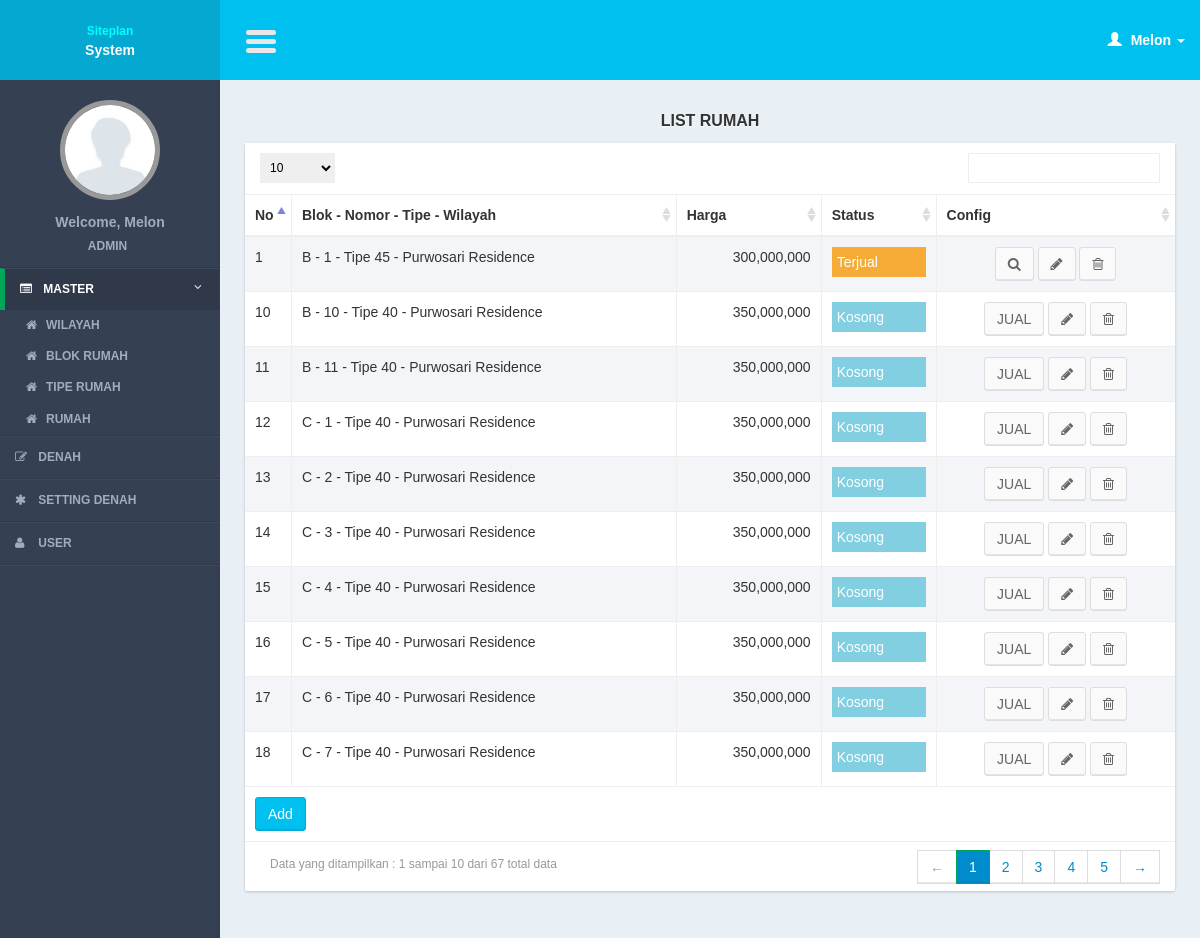
The page /controllers/master_table.php?page=list (signed in) on the database as committed earlier.
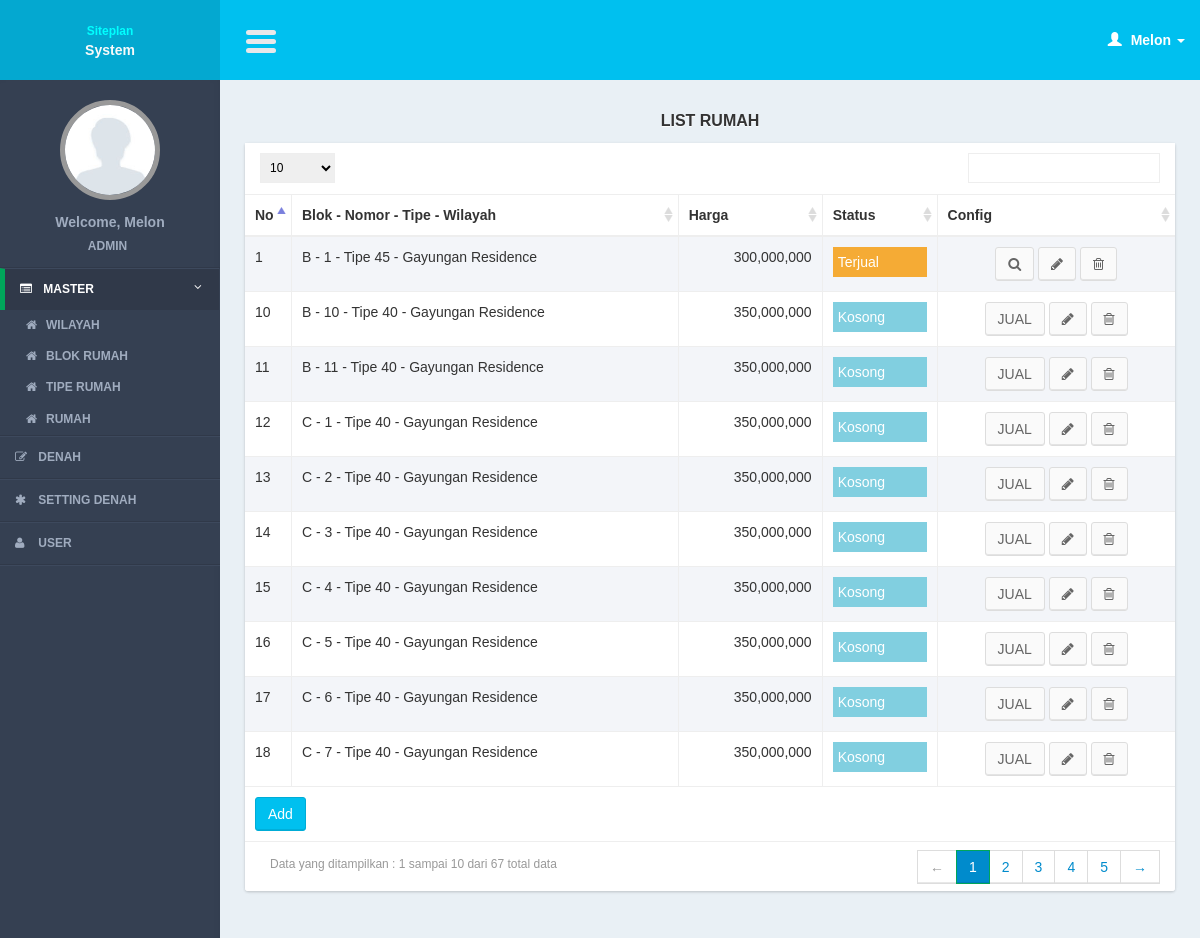
The same page on the database as committed later.
### tables this page shows
CREATE TABLE IF NOT EXISTS `tables` (
`table_id` int(11) NOT NULL,
  `tt_id` int(11) NOT NULL,
  `table_name` varchar(100) NOT NULL,
  `data_x` int(11) NOT NULL,
  `data_y` int(11) NOT NULL,
  `table_price` int(11) NOT NULL,
  `table_status` int(11) NOT NULL
);

CREATE TABLE IF NOT EXISTS `table_blocks` (
`tb_id` int(11) NOT NULL,
  `tb_name` varchar(100) NOT NULL,
  `building_id` int(11) NOT NULL
);

CREATE TABLE IF NOT EXISTS `table_types` (
`tt_id` int(11) NOT NULL,
  `tt_name` varchar(100) NOT NULL,
  `tb_id` int(11) NOT NULL,
  `tt_img` text NOT NULL,
  `tt_color` varchar(10) NOT NULL
);

CREATE TABLE IF NOT EXISTS `buildings` (
`building_id` int(11) NOT NULL,
  `building_name` varchar(100) NOT NULL,
  `building_img` text NOT NULL
);

### models/master_table_model.php (called while the page is built, shortened)
<?php
function select(){
	$query = mysql_query("select a.* , b.tt_name, c.tb_name, d.building_name as nama_gedung
							from tables a
							join table_types b on b.tt_id = a.tt_id
							join table_blocks c on c.tb_id = b.tb_id
							join buildings d on d.building_id = c.building_id
							order by table_id");
	return $query;
}
?>

### views/master_table/list.php (the view, shortened to what this page needs)
     <section class="content">
         <div class="row">
             <div class="col-xs-12">
                  <div class="title_page"> <?= $title ?></div>
                 <div class="box">
                     <div class="box-body2 table-responsive">
                         <table id="example1" class="table table-bordered table-striped">
                             <thead>
                                 <tr>
                                 <th width="5%">No</th>
                                     <th>Blok - Nomor - Tipe - Wilayah</th>
                                     <th>Harga</th>
                                     <th>Status</th>
                                     <th>Config</th>
                                 </tr>
                             </thead>
                             <tbody>
                                 <?php
                                $no = 1;
  while($row = mysql_fetch_array($query)){
                                 ?>
                                 <tr>
                                 <td><?= $no?></td>
                                    <td><?php echo $row['tb_name']?> - <?= $row['table_name']?> - <?php echo $row['tt_name']?> - <?php echo $row['nama_gedung']?></td>
                                     <td><?php echo tool_format_number($row['table_price']) ?></td>
                                     <td>
                                     <?php
                                     switch($row['table_status']){
		case 0: $status = "<div class='list_status1'>Kosong</div>"; break;
		case 1: $status = "<div class='list_status2'> Terjual</div>"; break;
	}
	echo $status;
	?>
                                     </td>
                                   <td style="text-align:center;">
                                   <?php
                                   if($row['table_status']==0){
  ?>
	 <a href="master_table.php?page=form_payment&id=<?= $row['table_id']?>" class="btn btn-default" >JUAL</a>
                                      <?php
  }else{
	 ?>
                                     <a href="master_table.php?page=form_payment&id=<?= $row['table_id']?>" class="btn btn-default" ><i class="fa fa-search"></i></a>
                                      <?php
                                     }
                                      ?>
                                         <a href="master_table.php?page=form&id=<?= $row['table_id']?>" class="btn btn-default" ><i class="fa fa-pencil"></i></a>
                                         <a href="javascript:void(0)" onclick="confirm_delete(<?= $row['table_id']; ?>,'master_table.php?page=delete&id=')" class="btn btn-default" ><i class="fa fa-trash-o"></i></a>
                                     </td>
                                 </tr>
                                 <?php
$no++;
                                 }
                                 ?>
                             </tbody>
                               <tfoot>
                                 <tr>
                                     <td colspan="5"><a href="<?= $add_button ?>" class="btn btn-info " >Add</a></td>
                                 </tr>
                             </tfoot>
                         </table>
                     </div>
                 </div>
             </div>
         </div>
     </section>

### controllers/master_table.php (shortened to what this page needs)
<?php
include '../lib/function.php';
include '../models/master_table_model.php';
$page = (isset($_GET['page'])) ? $_GET['page'] : "list";
$title = ucfirst("List Rumah");
switch ($page) {
	case 'list':
		get_header($title);
		$query = select();
		$add_button = "master_table.php?page=form";
		include '../views/master_table/list.php';
		get_footer();
	break;
}
?>

### views/layout/header.php (shortened to what this page needs)
<!DOCTYPE html>
<html>
    <head>
        <link href="../css/bootstrap.min.css" rel="stylesheet" type="text/css" />
        <link href="../css/font-awesome.min.css" rel="stylesheet" type="text/css" />
        <link href="../css/ionicons.min.css" rel="stylesheet" type="text/css" />
        <link href="../css/datatables/dataTables.bootstrap.css" rel="stylesheet" type="text/css" />
        <link href="../css/AdminLTE.css" rel="stylesheet" type="text/css" />
        <link href="../css/popModal.css" type="text/css" rel="stylesheet" >
        <link href="../css/preview.css" type="text/css" rel="stylesheet" >
        <link href="../css/iCheck/all.css" rel="stylesheet" type="text/css" />
        <link href="../css/daterangepicker/daterangepicker-bs3.css" rel="stylesheet" type="text/css" />
        <link href="../css/timepicker/bootstrap-timepicker.min.css" rel="stylesheet"/>
       <link href="../css/datepicker/datepicker.css" rel="stylesheet">
        <link href="../css/colorpicker/bootstrap-colorpicker.min.css" rel="stylesheet"/>
       <link rel="stylesheet" type="text/css" href="../css/lookup/bootstrap-select.css">
	   <link rel="stylesheet" type="text/css" href="../css/button/component.css" />
       <link rel="stylesheet" type="text/css" href="../css/tooltip/tooltip-classic.css" />
    </head>
    <body class="skin-blue">
        <header class="header">
            <a href="../index.php" class="logo" >
             <table width="100%" border="0" cellspacing="0" cellpadding="0">
              <tr>
                  <td width="86%" align="center"><span style="font-size:12px; font-weight:bold; color:#0FF">Siteplan</span><br><span style="font-weight:bold;">System</span></td>
              </tr>
            </table>
            </a>
            <nav class="navbar navbar-static-top" role="navigation">
                <a href="#" class="navbar-btn sidebar-toggle" data-toggle="offcanvas" role="button">
                    <span class="icon-bar"></span>
                    <span class="icon-bar"></span>
                    <span class="icon-bar"></span>
                </a>
                <div class="navbar-right">
                    <ul class="nav navbar-nav">
                        <li class="dropdown user user-menu">
                            <a href="#" class="dropdown-toggle" data-toggle="dropdown">
                                <i class="glyphicon glyphicon-user"></i>
                                <span>
                                    <?php
                                        $user_data = get_user_data();
                                        echo $user_data[0];
                                    ?>
                                     <i class="caret"></i></span>
                            </a>
                        </li>
                    </ul>
                </div>
            </nav>
        </header>
        <div class="wrapper row-offcanvas row-offcanvas-left">
            <?php
                include("../views/layout/left_side.php");
            ?>
            <aside class="right-side">

### views/layout/left_side.php
<aside class="left-side sidebar-offcanvas">
               <section class="sidebar">
                   <div class="user-panel">
                       <div class="image" style="text-align:center; margin-bottom:10px; margin-top:10px;">
                       	<?php
                            $user_data = get_user_data();
						if($user_data[2]==""){
							$img = "../img/user/default.jpg";
						}else{
							$img = "../img/user/".$user_data[2];
						}
						?>
                           <img src="<?= $img ?>" class="img-circle" alt="User Image" />
                       </div>
                       <div class="info" style="text-align:center;">
                           <p style="color:#a0acbf; ">
                                       <?php
                                       echo "Welcome, ".$user_data[0];
                                       ?>
                               </p>
                           <a style="color:#a0acbf;  "><?= $user_data[1]?></a>
                       </div>
                   </div>
                   <?php
                   if($_SESSION['user_type_id'] == 1){
				?>
                <ul class="sidebar-menu">
                 <li class="treeview <?php if(isset($_SESSION['menu_active']) && $_SESSION['menu_active'] == 1){ echo "active"; }?>">
                           <a href="#">
                               <i class="fa fa-list-alt"></i>
                               <span>Master</span>
                               <i class="fa fa-angle-left pull-right"></i>
                           </a>
                           <ul class="treeview-menu">
                               <li><a href="building.php?page=list"><i class="fa fa-home"></i>Wilayah</a></li>
                               <li><a href="table_block.php?page=list"><i class="fa fa-home"></i>Blok Rumah</a></li>
                               <li><a href="table_type.php?page=list"><i class="fa fa-home"></i>Tipe Rumah</a></li>
                               <li><a href="master_table.php?page=list"><i class="fa fa-home"></i>Rumah</a></li>
                           </ul>
                 </li>
                 <?php
				}
			  ?>
                  <li <?php if(isset($_SESSION['menu_active']) && $_SESSION['menu_active'] == 3){ echo "class='active'"; } ?>>
                           <a href="order.php">
                                <i class="fa fa-pencil-square-o"></i>
                               <span>Denah</span>
                           </a>
                 </li>
                  <?php
                   if($_SESSION['user_type_id'] == 1){
				?>
                 <li <?php if(isset($_SESSION['menu_active']) && $_SESSION['menu_active'] == 4){ echo "class='active'"; } ?>>
                           <a href="table.php">
                                <i class="fa fa-asterisk"></i>
                               <span>Setting Denah</span>
                           </a>
                 </li>
                 <li <?php if(isset($_SESSION['menu_active']) && $_SESSION['menu_active'] == 7){ echo "class='active'"; } ?>>
                           <a href="user.php">
                               <i class="fa fa-user"></i>
                               <span>User</span>
                           </a>
                 </li>
                <?php
				}
			 ?>
                   </ul>
               </section>
           </aside>

### lib/function.php (shortened to what this page needs)
<?php
function get_header($title = ""){
	include '../views/layout/header.php';
}
function get_footer($query_find = 0){
	include '../views/layout/footer.php';
}
function get_user_data(){
	$query_user = mysql_query("select * from users where user_id = '".$_SESSION['user_id']."'");
	$row_user = mysql_fetch_object($query_user);
	$name = ucfirst($row_user->user_name);
	switch($row_user->user_type_id){
		case 1: $type = "Admin"; break;
	}
	$user_img = $row_user->user_img;
	return array($name, $type, $user_img);
}
function tool_format_number($data){
	$data = number_format($data, 0);
	$data = "<div style='text-align:right'>".$data."</div>";
	return $data;
}
	?>

### views/layout/footer.php (shortened to what this page needs)
            </aside>
        </div>
    </body>
</html>

### css/tooltip/tooltip-classic.css (style rules this page uses)
html, body { margin:0; height:100%; font-family: arial; }

Rows that differ between the two databases and show on the page:
changed through a linked row, tables "Tipe 45": buildings.building_name "Purwosari Residence" → "Gayungan Residence"
changed through a linked row, tables (number 2 of 10 on the later page): buildings.building_name "Purwosari Residence" → "Gayungan Residence"
changed through a linked row, tables (number 3 of 10 on the later page): buildings.building_name "Purwosari Residence" → "Gayungan Residence"
changed through a linked row, tables (number 4 of 10 on the later page): buildings.building_name "Purwosari Residence" → "Gayungan Residence"
changed through a linked row, tables (number 5 of 10 on the later page): buildings.building_name "Purwosari Residence" → "Gayungan Residence"
changed through a linked row, tables (number 6 of 10 on the later page): buildings.building_name "Purwosari Residence" → "Gayungan Residence"
changed through a linked row, tables (number 7 of 10 on the later page): buildings.building_name "Purwosari Residence" → "Gayungan Residence"
changed through a linked row, tables (number 8 of 10 on the later page): buildings.building_name "Purwosari Residence" → "Gayungan Residence"
changed through a linked row, tables (number 9 of 10 on the later page): buildings.building_name "Purwosari Residence" → "Gayungan Residence"
changed through a linked row, tables (number 10 of 10 on the later page): buildings.building_name "Purwosari Residence" → "Gayungan Residence"
